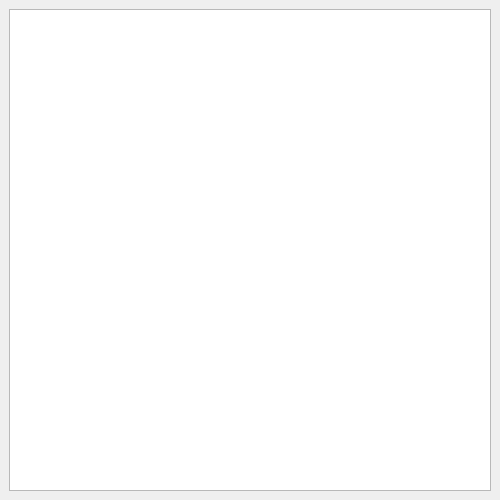
<?xml version="1.0" encoding="UTF-8"?>
<ui version="4.0">
 <class>SceneDockWidget</class>
 <widget class="QDockWidget" name="SceneDockWidget">
  <property name="geometry">
   <rect>
    <x>0</x>
    <y>0</y>
    <width>500</width>
    <height>500</height>
   </rect>
  </property>
  <property name="windowTitle">
   <string>Scene</string>
  </property>
  <widget class="QWidget" name="dockWidgetContents">
   <layout class="QVBoxLayout" name="verticalLayout">
    <item>
     <widget class="QTreeView" name="treeView"/>
    </item>
   </layout>
  </widget>
 </widget>
 <resources/>
 <connections/>
</ui>
